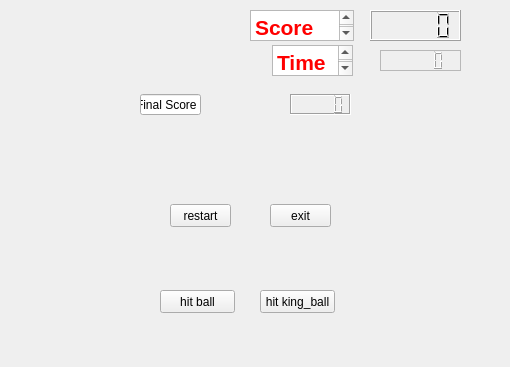
<?xml version="1.0" encoding="UTF-8"?>
<ui version="4.0">
 <class>game_scene</class>
 <widget class="QWidget" name="game_scene">
  <property name="geometry">
   <rect>
    <x>0</x>
    <y>0</y>
    <width>510</width>
    <height>367</height>
   </rect>
  </property>
  <property name="windowTitle">
   <string>Form</string>
  </property>
  <widget class="QLabel" name="game">
   <property name="geometry">
    <rect>
     <x>10</x>
     <y>10</y>
     <width>471</width>
     <height>351</height>
    </rect>
   </property>
   <property name="text">
    <string/>
   </property>
   <property name="pixmap">
    <pixmap resource="pics.qrc">:/new/prefix1/game.jpg</pixmap>
   </property>
  </widget>
  <widget class="QLCDNumber" name="score">
   <property name="geometry">
    <rect>
     <x>370</x>
     <y>10</y>
     <width>91</width>
     <height>31</height>
    </rect>
   </property>
  </widget>
  <widget class="QTextEdit" name="score_title">
   <property name="geometry">
    <rect>
     <x>250</x>
     <y>10</y>
     <width>104</width>
     <height>31</height>
    </rect>
   </property>
   <property name="html">
    <string>&lt;!DOCTYPE HTML PUBLIC &quot;-//W3C//DTD HTML 4.0//EN&quot; &quot;http://www.w3.org/TR/REC-html40/strict.dtd&quot;&gt;
&lt;html&gt;&lt;head&gt;&lt;meta name=&quot;qrichtext&quot; content=&quot;1&quot; /&gt;&lt;style type=&quot;text/css&quot;&gt;
p, li { white-space: pre-wrap; }
&lt;/style&gt;&lt;/head&gt;&lt;body style=&quot; font-family:'PMingLiU'; font-size:9pt; font-weight:400; font-style:normal;&quot;&gt;
&lt;p style=&quot; margin-top:0px; margin-bottom:0px; margin-left:0px; margin-right:0px; -qt-block-indent:0; text-indent:0px;&quot;&gt;&lt;span style=&quot; font-size:16pt; font-weight:600; color:#ff0000;&quot;&gt;Score&lt;/span&gt;&lt;/p&gt;&lt;/body&gt;&lt;/html&gt;</string>
   </property>
  </widget>
  <widget class="QTextEdit" name="time_title">
   <property name="geometry">
    <rect>
     <x>272</x>
     <y>45</y>
     <width>81</width>
     <height>31</height>
    </rect>
   </property>
   <property name="font">
    <font>
     <pointsize>9</pointsize>
     <strikeout>false</strikeout>
    </font>
   </property>
   <property name="html">
    <string>&lt;!DOCTYPE HTML PUBLIC &quot;-//W3C//DTD HTML 4.0//EN&quot; &quot;http://www.w3.org/TR/REC-html40/strict.dtd&quot;&gt;
&lt;html&gt;&lt;head&gt;&lt;meta name=&quot;qrichtext&quot; content=&quot;1&quot; /&gt;&lt;style type=&quot;text/css&quot;&gt;
p, li { white-space: pre-wrap; }
&lt;/style&gt;&lt;/head&gt;&lt;body style=&quot; font-family:'PMingLiU'; font-size:9pt; font-weight:400; font-style:normal;&quot;&gt;
&lt;p style=&quot; margin-top:0px; margin-bottom:0px; margin-left:0px; margin-right:0px; -qt-block-indent:0; text-indent:0px;&quot;&gt;&lt;span style=&quot; font-size:16pt; font-weight:600; color:#ff0000;&quot;&gt;Time&lt;/span&gt;&lt;/p&gt;&lt;/body&gt;&lt;/html&gt;</string>
   </property>
  </widget>
  <widget class="QLabel" name="covered">
   <property name="geometry">
    <rect>
     <x>-40</x>
     <y>90</y>
     <width>211</width>
     <height>101</height>
    </rect>
   </property>
   <property name="text">
    <string/>
   </property>
   <property name="pixmap">
    <pixmap resource="pics.qrc">:/new/prefix1/chrome_icon.png</pixmap>
   </property>
  </widget>
  <widget class="QLCDNumber" name="count">
   <property name="geometry">
    <rect>
     <x>380</x>
     <y>50</y>
     <width>81</width>
     <height>21</height>
    </rect>
   </property>
   <property name="frameShape">
    <enum>QFrame::StyledPanel</enum>
   </property>
  </widget>
  <widget class="QLabel" name="ball">
   <property name="geometry">
    <rect>
     <x>200</x>
     <y>20</y>
     <width>381</width>
     <height>261</height>
    </rect>
   </property>
   <property name="text">
    <string/>
   </property>
   <property name="pixmap">
    <pixmap resource="pics.qrc">:/new/prefix1/ball.png</pixmap>
   </property>
  </widget>
  <widget class="QLabel" name="king_ball">
   <property name="geometry">
    <rect>
     <x>280</x>
     <y>80</y>
     <width>291</width>
     <height>101</height>
    </rect>
   </property>
   <property name="text">
    <string/>
   </property>
   <property name="pixmap">
    <pixmap resource="pics.qrc">:/new/prefix1/king_ball.png</pixmap>
   </property>
  </widget>
  <widget class="QFrame" name="frame">
   <property name="geometry">
    <rect>
     <x>50</x>
     <y>-16</y>
     <width>401</width>
     <height>281</height>
    </rect>
   </property>
   <property name="font">
    <font>
     <weight>50</weight>
     <bold>false</bold>
    </font>
   </property>
   <property name="frameShape">
    <enum>QFrame::NoFrame</enum>
   </property>
   <property name="frameShadow">
    <enum>QFrame::Plain</enum>
   </property>
   <widget class="QLCDNumber" name="fr_score">
    <property name="geometry">
     <rect>
      <x>240</x>
      <y>110</y>
      <width>61</width>
      <height>21</height>
     </rect>
    </property>
    <property name="frameShape">
     <enum>QFrame::Box</enum>
    </property>
    <property name="frameShadow">
     <enum>QFrame::Sunken</enum>
    </property>
   </widget>
   <widget class="QLineEdit" name="fr_score_title">
    <property name="geometry">
     <rect>
      <x>90</x>
      <y>110</y>
      <width>61</width>
      <height>21</height>
     </rect>
    </property>
    <property name="text">
     <string>Final Score</string>
    </property>
   </widget>
   <widget class="QPushButton" name="fr_restart">
    <property name="geometry">
     <rect>
      <x>120</x>
      <y>220</y>
      <width>61</width>
      <height>23</height>
     </rect>
    </property>
    <property name="text">
     <string>restart</string>
    </property>
   </widget>
   <widget class="QPushButton" name="fr_exit">
    <property name="geometry">
     <rect>
      <x>220</x>
      <y>220</y>
      <width>61</width>
      <height>23</height>
     </rect>
    </property>
    <property name="text">
     <string>exit</string>
    </property>
   </widget>
   <widget class="QLabel" name="fr_lael">
    <property name="geometry">
     <rect>
      <x>60</x>
      <y>40</y>
      <width>261</width>
      <height>191</height>
     </rect>
    </property>
    <property name="text">
     <string/>
    </property>
    <property name="pixmap">
     <pixmap resource="pics.qrc">:/new/prefix1/fire_dragon.png</pixmap>
    </property>
   </widget>
   <zorder>fr_lael</zorder>
   <zorder>fr_score_title</zorder>
   <zorder>fr_score</zorder>
   <zorder>fr_exit</zorder>
   <zorder>fr_restart</zorder>
   <zorder>king_ball</zorder>
   <zorder>king_ball</zorder>
  </widget>
  <widget class="QPushButton" name="test_ball_hit">
   <property name="geometry">
    <rect>
     <x>160</x>
     <y>290</y>
     <width>75</width>
     <height>23</height>
    </rect>
   </property>
   <property name="text">
    <string>hit ball</string>
   </property>
  </widget>
  <widget class="QLabel" name="for_ball_left">
   <property name="geometry">
    <rect>
     <x>-270</x>
     <y>10</y>
     <width>47</width>
     <height>51</height>
    </rect>
   </property>
   <property name="text">
    <string>TextLabel</string>
   </property>
  </widget>
  <widget class="QLabel" name="for_ball_right">
   <property name="geometry">
    <rect>
     <x>-230</x>
     <y>10</y>
     <width>47</width>
     <height>51</height>
    </rect>
   </property>
   <property name="text">
    <string>TextLabel</string>
   </property>
  </widget>
  <widget class="QPushButton" name="test_king_ball_hit">
   <property name="geometry">
    <rect>
     <x>260</x>
     <y>290</y>
     <width>75</width>
     <height>23</height>
    </rect>
   </property>
   <property name="text">
    <string>hit king_ball</string>
   </property>
  </widget>
  <widget class="QLabel" name="for_king_left">
   <property name="geometry">
    <rect>
     <x>-210</x>
     <y>80</y>
     <width>47</width>
     <height>41</height>
    </rect>
   </property>
   <property name="text">
    <string>TextLabel</string>
   </property>
  </widget>
  <widget class="QLabel" name="for_king_right">
   <property name="geometry">
    <rect>
     <x>-170</x>
     <y>80</y>
     <width>47</width>
     <height>41</height>
    </rect>
   </property>
   <property name="text">
    <string>TextLabel</string>
   </property>
  </widget>
  <zorder>game</zorder>
  <zorder>score</zorder>
  <zorder>score_title</zorder>
  <zorder>time_title</zorder>
  <zorder>covered</zorder>
  <zorder>count</zorder>
  <zorder>ball</zorder>
  <zorder>king_ball</zorder>
  <zorder>frame</zorder>
  <zorder>fr_label</zorder>
  <zorder>test_ball_hit</zorder>
  <zorder>for_ball_left</zorder>
  <zorder>for_ball_right</zorder>
  <zorder>test_king_ball_hit</zorder>
  <zorder>for_king_left</zorder>
  <zorder>for_king_right</zorder>
 </widget>
 <resources>
  <include location="pics.qrc"/>
 </resources>
 <connections/>
</ui>
